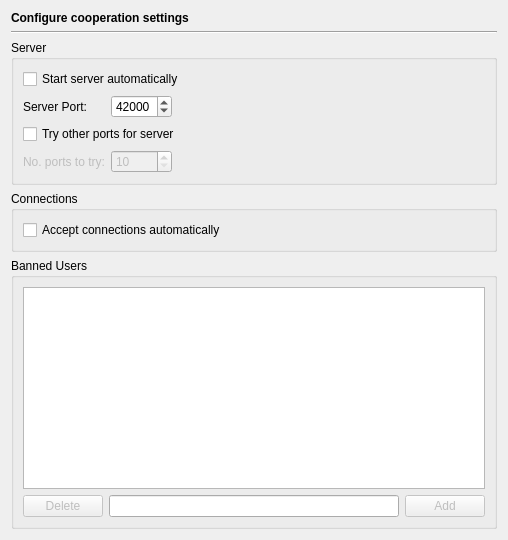
<?xml version="1.0" encoding="UTF-8"?>
<ui version="4.0">
 <class>CooperationPage</class>
 <widget class="QWidget" name="CooperationPage">
  <property name="geometry">
   <rect>
    <x>0</x>
    <y>0</y>
    <width>508</width>
    <height>540</height>
   </rect>
  </property>
  <property name="windowTitle">
   <string/>
  </property>
  <layout class="QVBoxLayout" name="verticalLayout_2">
   <item>
    <widget class="QLabel" name="headerLabel">
     <property name="text">
      <string>&lt;b&gt;Configure cooperation settings&lt;/b&gt;</string>
     </property>
    </widget>
   </item>
   <item>
    <widget class="Line" name="line11">
     <property name="frameShape">
      <enum>QFrame::HLine</enum>
     </property>
     <property name="frameShadow">
      <enum>QFrame::Sunken</enum>
     </property>
     <property name="orientation">
      <enum>Qt::Horizontal</enum>
     </property>
    </widget>
   </item>
   <item>
    <widget class="QGroupBox" name="serverGroup">
     <property name="title">
      <string>Server</string>
     </property>
     <layout class="QGridLayout" name="gridLayout">
      <item row="0" column="0" colspan="3">
       <widget class="QCheckBox" name="autostartCheckBox">
        <property name="toolTip">
         <string>Select to start the server automatically</string>
        </property>
        <property name="text">
         <string>Start server automatically</string>
        </property>
       </widget>
      </item>
      <item row="1" column="0">
       <widget class="QLabel" name="label">
        <property name="text">
         <string>Server Port:</string>
        </property>
       </widget>
      </item>
      <item row="1" column="1">
       <widget class="QSpinBox" name="serverPortSpin">
        <property name="toolTip">
         <string>Enter the port number to listen on</string>
        </property>
        <property name="minimum">
         <number>1025</number>
        </property>
        <property name="maximum">
         <number>65535</number>
        </property>
        <property name="singleStep">
         <number>1</number>
        </property>
        <property name="value">
         <number>42000</number>
        </property>
       </widget>
      </item>
      <item row="1" column="2">
       <spacer name="horizontalSpacer">
        <property name="orientation">
         <enum>Qt::Horizontal</enum>
        </property>
        <property name="sizeHint" stdset="0">
         <size>
          <width>326</width>
          <height>20</height>
         </size>
        </property>
       </spacer>
      </item>
      <item row="2" column="0" colspan="3">
       <widget class="QCheckBox" name="otherPortsCheckBox">
        <property name="toolTip">
         <string>Select to incrementally try other ports for the server</string>
        </property>
        <property name="text">
         <string>Try other ports for server</string>
        </property>
       </widget>
      </item>
      <item row="3" column="0">
       <widget class="QLabel" name="label_2">
        <property name="enabled">
         <bool>false</bool>
        </property>
        <property name="text">
         <string>No. ports to try:</string>
        </property>
       </widget>
      </item>
      <item row="3" column="1">
       <widget class="QSpinBox" name="portToTrySpin">
        <property name="enabled">
         <bool>false</bool>
        </property>
        <property name="toolTip">
         <string>Enter the maximum number of additional ports to try</string>
        </property>
        <property name="minimum">
         <number>10</number>
        </property>
        <property name="maximum">
         <number>1000</number>
        </property>
       </widget>
      </item>
      <item row="3" column="2">
       <spacer name="horizontalSpacer_2">
        <property name="orientation">
         <enum>Qt::Horizontal</enum>
        </property>
        <property name="sizeHint" stdset="0">
         <size>
          <width>326</width>
          <height>20</height>
         </size>
        </property>
       </spacer>
      </item>
     </layout>
    </widget>
   </item>
   <item>
    <widget class="QGroupBox" name="connectionsGroup">
     <property name="title">
      <string>Connections</string>
     </property>
     <layout class="QVBoxLayout" name="verticalLayout">
      <item>
       <widget class="QCheckBox" name="autoAcceptCheckBox">
        <property name="toolTip">
         <string>Select to accept incomming connections automatically</string>
        </property>
        <property name="text">
         <string>Accept connections automatically</string>
        </property>
       </widget>
      </item>
     </layout>
    </widget>
   </item>
   <item>
    <widget class="QGroupBox" name="bannedUsersGroup">
     <property name="title">
      <string>Banned Users</string>
     </property>
     <layout class="QGridLayout" name="gridLayout_2">
      <item row="0" column="0" colspan="3">
       <widget class="QListWidget" name="bannedUsersList">
        <property name="selectionMode">
         <enum>QAbstractItemView::ExtendedSelection</enum>
        </property>
        <property name="sortingEnabled">
         <bool>true</bool>
        </property>
       </widget>
      </item>
      <item row="1" column="0">
       <widget class="QPushButton" name="deleteBannedUsersButton">
        <property name="enabled">
         <bool>false</bool>
        </property>
        <property name="toolTip">
         <string>Delete the selected entries from the list of banned users</string>
        </property>
        <property name="text">
         <string>Delete</string>
        </property>
       </widget>
      </item>
      <item row="1" column="1">
       <widget class="QLineEdit" name="bannedUserEdit">
        <property name="toolTip">
         <string>Enter the user and host of the banned user</string>
        </property>
       </widget>
      </item>
      <item row="1" column="2">
       <widget class="QPushButton" name="addBannedUserButton">
        <property name="enabled">
         <bool>false</bool>
        </property>
        <property name="toolTip">
         <string>Add the user to the list of banned users</string>
        </property>
        <property name="text">
         <string>Add</string>
        </property>
       </widget>
      </item>
     </layout>
    </widget>
   </item>
  </layout>
 </widget>
 <tabstops>
  <tabstop>autostartCheckBox</tabstop>
  <tabstop>serverPortSpin</tabstop>
  <tabstop>otherPortsCheckBox</tabstop>
  <tabstop>portToTrySpin</tabstop>
  <tabstop>autoAcceptCheckBox</tabstop>
  <tabstop>bannedUsersList</tabstop>
  <tabstop>deleteBannedUsersButton</tabstop>
  <tabstop>bannedUserEdit</tabstop>
  <tabstop>addBannedUserButton</tabstop>
 </tabstops>
 <resources/>
 <connections>
  <connection>
   <sender>otherPortsCheckBox</sender>
   <signal>toggled(bool)</signal>
   <receiver>label_2</receiver>
   <slot>setEnabled(bool)</slot>
   <hints>
    <hint type="sourcelabel">
     <x>54</x>
     <y>140</y>
    </hint>
    <hint type="destinationlabel">
     <x>51</x>
     <y>169</y>
    </hint>
   </hints>
  </connection>
  <connection>
   <sender>otherPortsCheckBox</sender>
   <signal>toggled(bool)</signal>
   <receiver>portToTrySpin</receiver>
   <slot>setEnabled(bool)</slot>
   <hints>
    <hint type="sourcelabel">
     <x>142</x>
     <y>140</y>
    </hint>
    <hint type="destinationlabel">
     <x>161</x>
     <y>169</y>
    </hint>
   </hints>
  </connection>
 </connections>
</ui>
